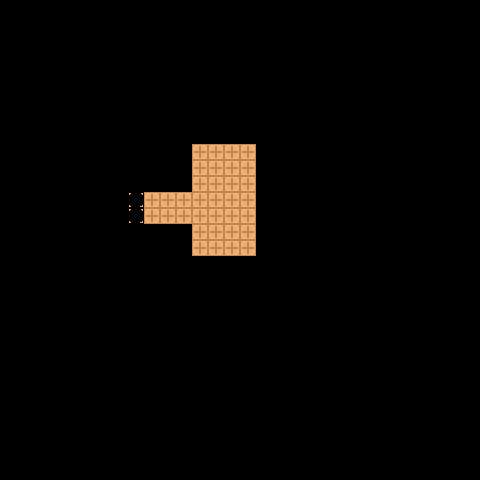

Rendered tile map (Tiled .tmx) drawn with the repository's tilesets; below, a short description and the full map source, tile grids included:
An orthogonal 30x30 tile map with 16x16 px tiles, 1 tile layer (land) and 2 objects (exit, spawn).

<map version="1.2" tiledversion="1.3.1" orientation="orthogonal" renderorder="right-down" compressionlevel="-1" width="30" height="30" tilewidth="16" tileheight="16" infinite="0" nextlayerid="3" nextobjectid="3">
 <tileset firstgid="1" source="../land-layout.tsx" />
 <layer id="1" name="land" width="30" height="30">
  <data encoding="csv">
0,0,0,0,0,0,0,0,0,0,0,0,0,0,0,0,0,0,0,0,0,0,0,0,0,0,0,0,0,0,
0,0,0,0,0,0,0,0,0,0,0,0,0,0,0,0,0,0,0,0,0,0,0,0,0,0,0,0,0,0,
0,0,0,0,0,0,0,0,0,0,0,0,0,0,0,0,0,0,0,0,0,0,0,0,0,0,0,0,0,0,
0,0,0,0,0,0,0,0,0,0,0,0,0,0,0,0,0,0,0,0,0,0,0,0,0,0,0,0,0,0,
0,0,0,0,0,0,0,0,0,0,0,0,0,0,0,0,0,0,0,0,0,0,0,0,0,0,0,0,0,0,
0,0,0,0,0,0,0,0,0,0,0,0,0,0,0,0,0,0,0,0,0,0,0,0,0,0,0,0,0,0,
0,0,0,0,0,0,0,0,0,0,0,0,0,0,0,0,0,0,0,0,0,0,0,0,0,0,0,0,0,0,
0,0,0,0,0,0,0,0,0,0,0,0,0,0,0,0,0,0,0,0,0,0,0,0,0,0,0,0,0,0,
0,0,0,0,0,0,0,0,0,0,0,0,0,0,0,0,0,0,0,0,0,0,0,0,0,0,0,0,0,0,
0,0,0,0,0,0,0,0,0,0,0,0,1,1,1,1,0,0,0,0,0,0,0,0,0,0,0,0,0,0,
0,0,0,0,0,0,0,0,0,0,0,0,1,1,1,1,0,0,0,0,0,0,0,0,0,0,0,0,0,0,
0,0,0,0,0,0,0,0,0,0,0,0,1,1,1,1,0,0,0,0,0,0,0,0,0,0,0,0,0,0,
0,0,0,0,0,0,0,0,7,1,1,1,1,1,1,1,0,0,0,0,0,0,0,0,0,0,0,0,0,0,
0,0,0,0,0,0,0,0,7,1,1,1,1,1,1,1,0,0,0,0,0,0,0,0,0,0,0,0,0,0,
0,0,0,0,0,0,0,0,0,0,0,0,1,1,1,1,0,0,0,0,0,0,0,0,0,0,0,0,0,0,
0,0,0,0,0,0,0,0,0,0,0,0,1,1,1,1,0,0,0,0,0,0,0,0,0,0,0,0,0,0,
0,0,0,0,0,0,0,0,0,0,0,0,0,0,0,0,0,0,0,0,0,0,0,0,0,0,0,0,0,0,
0,0,0,0,0,0,0,0,0,0,0,0,0,0,0,0,0,0,0,0,0,0,0,0,0,0,0,0,0,0,
0,0,0,0,0,0,0,0,0,0,0,0,0,0,0,0,0,0,0,0,0,0,0,0,0,0,0,0,0,0,
0,0,0,0,0,0,0,0,0,0,0,0,0,0,0,0,0,0,0,0,0,0,0,0,0,0,0,0,0,0,
0,0,0,0,0,0,0,0,0,0,0,0,0,0,0,0,0,0,0,0,0,0,0,0,0,0,0,0,0,0,
0,0,0,0,0,0,0,0,0,0,0,0,0,0,0,0,0,0,0,0,0,0,0,0,0,0,0,0,0,0,
0,0,0,0,0,0,0,0,0,0,0,0,0,0,0,0,0,0,0,0,0,0,0,0,0,0,0,0,0,0,
0,0,0,0,0,0,0,0,0,0,0,0,0,0,0,0,0,0,0,0,0,0,0,0,0,0,0,0,0,0,
0,0,0,0,0,0,0,0,0,0,0,0,0,0,0,0,0,0,0,0,0,0,0,0,0,0,0,0,0,0,
0,0,0,0,0,0,0,0,0,0,0,0,0,0,0,0,0,0,0,0,0,0,0,0,0,0,0,0,0,0,
0,0,0,0,0,0,0,0,0,0,0,0,0,0,0,0,0,0,0,0,0,0,0,0,0,0,0,0,0,0,
0,0,0,0,0,0,0,0,0,0,0,0,0,0,0,0,0,0,0,0,0,0,0,0,0,0,0,0,0,0,
0,0,0,0,0,0,0,0,0,0,0,0,0,0,0,0,0,0,0,0,0,0,0,0,0,0,0,0,0,0,
0,0,0,0,0,0,0,0,0,0,0,0,0,0,0,0,0,0,0,0,0,0,0,0,0,0,0,0,0,0
</data>
 </layer>
 <objectgroup id="2" name="obj">
  <object id="1" name="test0" type="exit" x="128" y="192" width="16" height="32">
   <properties>
    <property name="spawn" value="from_test1" />
   </properties>
  </object>
  <object id="2" name="from_test0" type="spawn" x="144" y="192">
   <point />
  </object>
 </objectgroup>
</map>
